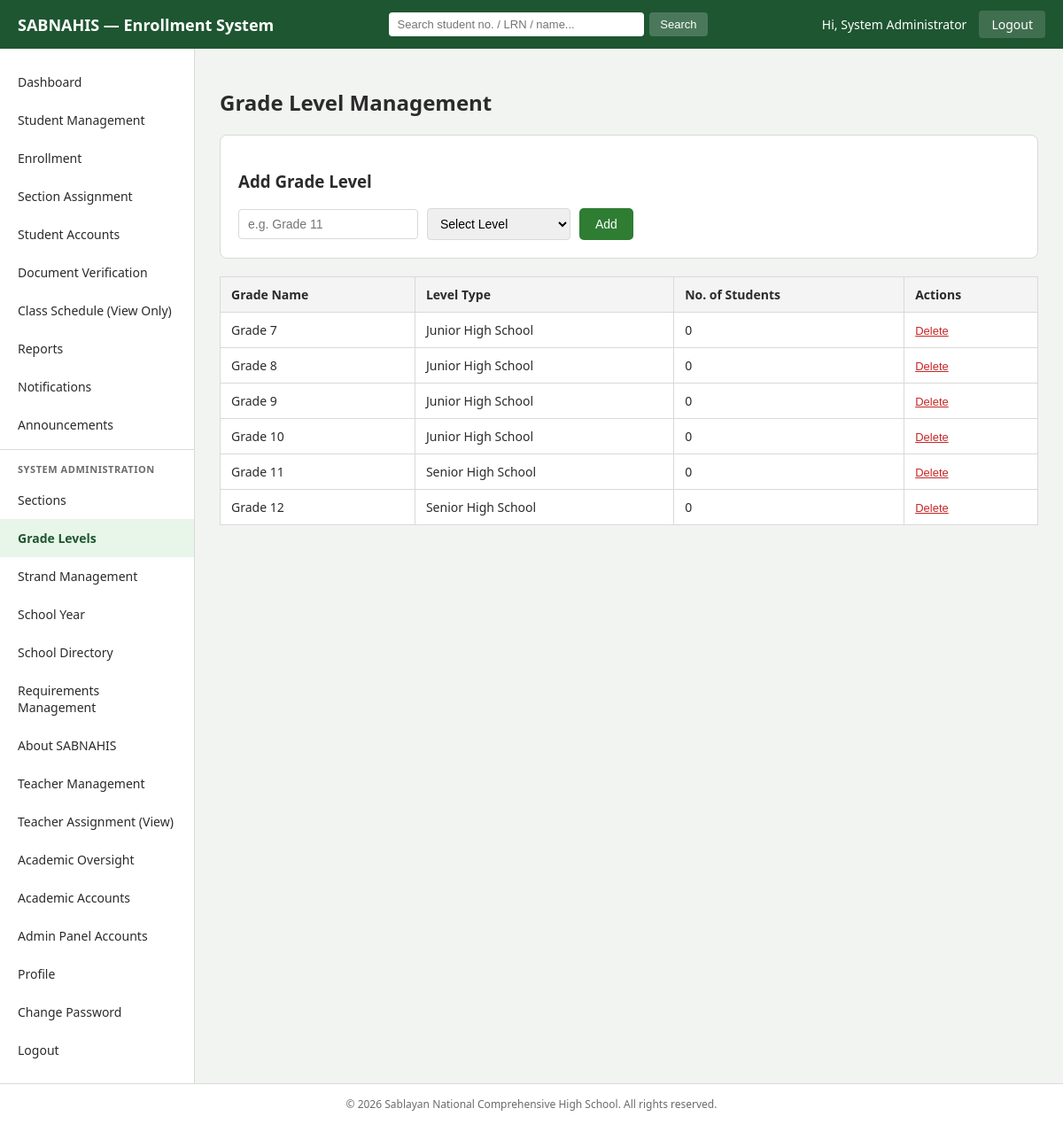
Page /admin/grade_levels.php (signed in) on the committed database.
### tables this page shows
CREATE TABLE grade_levels (
    grade_level_id INT AUTO_INCREMENT PRIMARY KEY,
    grade_name     VARCHAR(50) NOT NULL,
    level_type     ENUM('Junior High School','Senior High School') NOT NULL
);

### includes/functions.php (called while the page is built, shortened)
<?php
function clean($str) {
    return htmlspecialchars(trim($str ?? ''), ENT_QUOTES, 'UTF-8');
}
function versioned_asset($relativePath) {
    $fsPath = __DIR__ . '/../' . ltrim($relativePath, '/');
    $version = is_file($fsPath) ? filemtime($fsPath) : time();
    return BASE_URL . ltrim($relativePath, '/') . '?v=' . $version;
}

### admin/grade_levels.php (the view, shortened to what this page needs)
<?php
require_once __DIR__ . '/../config/db.php';
require_once __DIR__ . '/../includes/functions.php';
$gradeLevels = $pdo->query('SELECT g.*, (SELECT COUNT(*) FROM students s WHERE s.grade_level_id = g.grade_level_id) as student_count
                             FROM grade_levels g ORDER BY g.grade_level_id')->fetchAll();
require_once __DIR__ . '/includes/header.php';
require_once __DIR__ . '/includes/sidebar.php';
?>
<main class="admin-main">
    <h2>Grade Level Management</h2>
    <section class="panel">
        <h3>Add Grade Level</h3>
        <form method="POST" class="form-inline">
            <input type="text" name="grade_name" placeholder="e.g. Grade 11" required>
            <select name="level_type" required>
                <option value="">Select Level</option>
            </select>
            <button type="submit" class="btn-primary">Add</button>
        </form>
    </section>
    <table class="data-table">
        <thead><tr><th>Grade Name</th><th>Level Type</th><th>No. of Students</th><th>Actions</th></tr></thead>
        <tbody>
        <?php foreach ($gradeLevels as $g): ?>
            <tr>
                <td><?php echo clean($g['grade_name']); ?></td>
                <td><?php echo clean($g['level_type']); ?></td>
                <td><?php echo $g['student_count']; ?></td>
                <td>
                    <form method="POST" style="display:inline" onsubmit="return confirm('Delete this grade level?');">
                        <button type="submit" class="link-danger">Delete</button>
                    </form>
                </td>
            </tr>
        <?php endforeach; ?>
        </tbody>
    </table>
</main>
<?php require_once __DIR__ . '/includes/footer.php'; ?>

### admin/includes/header.php (shortened to what this page needs)
<!DOCTYPE html>
<html lang="en">
<head>
<link rel="stylesheet" href="<?php echo versioned_asset('assets/css/admin.css'); ?>">
</head>
<body>
<div class="admin-wrapper">
<header class="admin-topbar">
    <div class="topbar-title"><?php echo SITE_SHORT_NAME; ?> &mdash; Enrollment System</div>
    <form action="<?php echo BASE_URL; ?>admin/students.php" method="GET" class="topbar-search">
        <input type="text" name="search" placeholder="Search student no. / LRN / name..." aria-label="Global student search">
        <button type="submit">Search</button>
    </form>
    <div class="topbar-user">
        <span>Hi, <?php echo clean($_SESSION['admin_fullname'] ?? 'Admin'); ?></span>
        <a href="logout.php" class="btn-logout">Logout</a>
    </div>
</header>
<div class="admin-body">

### admin/includes/sidebar.php
<?php
$current = basename($_SERVER['PHP_SELF']);
$isAdministrator = ($_SESSION['admin_role'] ?? 'Administrator') === 'Administrator';
?>
<nav class="admin-sidebar">
    <ul>
        <li class="<?php echo $current === 'dashboard.php' ? 'active' : ''; ?>"><a href="dashboard.php">Dashboard</a></li>
        <li class="<?php echo $current === 'students.php' ? 'active' : ''; ?>"><a href="students.php">Student Management</a></li>
        <li class="<?php echo $current === 'enrollment_requests.php' || $current === 'enrollment_view.php' ? 'active' : ''; ?>"><a href="enrollment_requests.php">Enrollment</a></li>
        <li class="<?php echo $current === 'section_assignment.php' ? 'active' : ''; ?>"><a href="section_assignment.php">Section Assignment</a></li>
        <li class="<?php echo $current === 'student_accounts.php' ? 'active' : ''; ?>"><a href="student_accounts.php">Student Accounts</a></li>
        <li class="<?php echo $current === 'document_verification.php' || $current === 'document_verification_view.php' ? 'active' : ''; ?>"><a href="document_verification.php">Document Verification</a></li>
        <li class="<?php echo $current === 'schedule_view.php' ? 'active' : ''; ?>"><a href="schedule_view.php">Class Schedule (View Only)</a></li>
        <li class="<?php echo $current === 'reports.php' || $current === 'reports_print.php' ? 'active' : ''; ?>"><a href="reports.php">Reports</a></li>
        <li class="<?php echo $current === 'notifications_log.php' ? 'active' : ''; ?>"><a href="notifications_log.php">Notifications</a></li>
        <li class="<?php echo $current === 'announcements.php' ? 'active' : ''; ?>"><a href="announcements.php">Announcements</a></li>
        <?php if ($isAdministrator): ?>
            <li class="nav-heading">System Administration</li>
            <li class="<?php echo $current === 'sections.php' ? 'active' : ''; ?>"><a href="sections.php">Sections</a></li>
            <li class="<?php echo $current === 'grade_levels.php' ? 'active' : ''; ?>"><a href="grade_levels.php">Grade Levels</a></li>
            <li class="<?php echo $current === 'strands.php' ? 'active' : ''; ?>"><a href="strands.php">Strand Management</a></li>
            <li class="<?php echo $current === 'school_year.php' ? 'active' : ''; ?>"><a href="school_year.php">School Year</a></li>
            <li class="<?php echo $current === 'schools_import.php' ? 'active' : ''; ?>"><a href="schools_import.php">School Directory</a></li>
            <li class="<?php echo $current === 'requirements.php' ? 'active' : ''; ?>"><a href="requirements.php">Requirements Management</a></li>
            <li class="<?php echo in_array($current, ['about_content.php', 'about_core_values.php', 'about_facilities.php', 'about_gallery.php', 'about_downloads.php'], true) ? 'active' : ''; ?>"><a href="about_content.php">About SABNAHIS</a></li>
            <li class="<?php echo $current === 'teachers.php' || $current === 'teacher_add.php' || $current === 'teacher_edit.php' || $current === 'teacher_view.php' ? 'active' : ''; ?>"><a href="teachers.php">Teacher Management</a></li>
            <li class="<?php echo $current === 'teacher_assignment_view.php' ? 'active' : ''; ?>"><a href="teacher_assignment_view.php">Teacher Assignment (View)</a></li>
            <li class="<?php echo $current === 'academic_overview.php' ? 'active' : ''; ?>"><a href="academic_overview.php">Academic Oversight</a></li>
            <li class="<?php echo $current === 'academic_accounts.php' ? 'active' : ''; ?>"><a href="academic_accounts.php">Academic Accounts</a></li>
            <li class="<?php echo $current === 'admin_accounts.php' ? 'active' : ''; ?>"><a href="admin_accounts.php">Admin Panel Accounts</a></li>
        <?php endif; ?>
        <li class="<?php echo $current === 'settings.php' ? 'active' : ''; ?>"><a href="settings.php#profile-panel">Profile</a></li>
        <li class="<?php echo $current === 'settings.php' ? 'active' : ''; ?>"><a href="settings.php#password-panel">Change Password</a></li>
        <li><a href="logout.php">Logout</a></li>
    </ul>
</nav>

### admin/includes/footer.php
</div>
<footer class="admin-footer">
    &copy; <?php echo date('Y'); ?> <?php echo SITE_NAME; ?>. All rights reserved.
</footer>
</div>
</body>
</html>

### assets/css/admin.css (style rules this page uses)
:root { --green-dark: #1e5631; --green: #2e7d32; --green-light: #e8f5e9; --gold: #f5a623; --text: #2b2b2b; --muted: #6b6b6b; --border: #d9d9d9; --danger: #c62828; --blue: #1565c0; }
* { box-sizing: border-box; }
body { margin: 0; font-family: 'Segoe UI', Arial, sans-serif; color: var(--text); background: #f2f4f2; }
.admin-topbar { background: var(--green-dark); color: #fff; padding: 12px 20px; display: flex; justify-content: space-between; align-items: center; }
.topbar-title { font-weight: 700; font-size: 18px; }
.topbar-search { display: flex; gap: 6px; flex: 1; max-width: 360px; margin: 0 20px; }
.topbar-search input { flex: 1; padding: 6px 10px; border-radius: 4px; border: none; font-size: 13px; }
.topbar-search button { padding: 6px 12px; border-radius: 4px; border: none; background: rgba(255,255,255,0.2); color: #fff; cursor: pointer; font-size: 13px; }
.topbar-user { display: flex; align-items: center; gap: 14px; font-size: 14px; }
.btn-logout { color: #fff; background: rgba(255,255,255,0.15); padding: 6px 14px; border-radius: 4px; text-decoration: none; }
.admin-body { display: flex; min-height: calc(100vh - 56px); }
.admin-sidebar { width: 220px; background: #fff; border-right: 1px solid var(--border); padding: 16px 0; }
.admin-sidebar ul { list-style: none; margin: 0; padding: 0; }
.admin-sidebar li a { display: block; padding: 12px 20px; color: var(--text); text-decoration: none; font-size: 14px; }
.admin-sidebar li.active a, .admin-sidebar li a:hover { background: var(--green-light); color: var(--green-dark); font-weight: 600; }
.admin-sidebar li.nav-heading { padding: 14px 20px 6px; font-size: 11px; font-weight: 700; letter-spacing: 0.05em; text-transform: uppercase; color: var(--muted); border-top: 1px solid var(--border); margin-top: 6px; }
.admin-main { flex: 1; padding: 24px 28px; }
.admin-footer { text-align: center; padding: 14px; font-size: 12px; color: var(--muted); background: #fff; border-top: 1px solid var(--border); }
.panel { background: #fff; border: 1px solid var(--border); border-radius: 8px; padding: 20px; margin-bottom: 20px; }
.data-table { width: 100%; border-collapse: collapse; background: #fff; }
.data-table th, .data-table td { border: 1px solid var(--border); padding: 10px 12px; font-size: 14px; text-align: left; }
.data-table th { background: #f4f4f4; }
.form-inline { display: flex; gap: 10px; flex-wrap: wrap; align-items: center; }
.form-inline input, .form-inline select { padding: 8px 10px; border: 1px solid var(--border); border-radius: 4px; font-size: 14px; }
.btn-primary { background: var(--green); color: #fff; border: none; padding: 10px 18px; border-radius: 5px; cursor: pointer; text-decoration: none; display: inline-block; font-size: 14px; }
.link-danger { background: none; border: none; color: var(--danger); cursor: pointer; text-decoration: underline; font-size: 13px; padding: 0; }

### rows in the picture
grade_levels: grade_name "Grade 7", level_type "Junior High School", student_count "0"
grade_levels: grade_name "Grade 8", level_type "Junior High School", student_count "0"
grade_levels: grade_name "Grade 9", level_type "Junior High School", student_count "0"
grade_levels: grade_name "Grade 10", level_type "Junior High School", student_count "0"
grade_levels: grade_name "Grade 11", level_type "Senior High School", student_count "0"
grade_levels: grade_name "Grade 12", level_type "Senior High School", student_count "0"

### other values in the picture
SITE_SHORT_NAME "SABNAHIS"
$_SESSION['admin_fullname'] "System Administrator"
SITE_NAME "Sablayan National Comprehensive High School"
